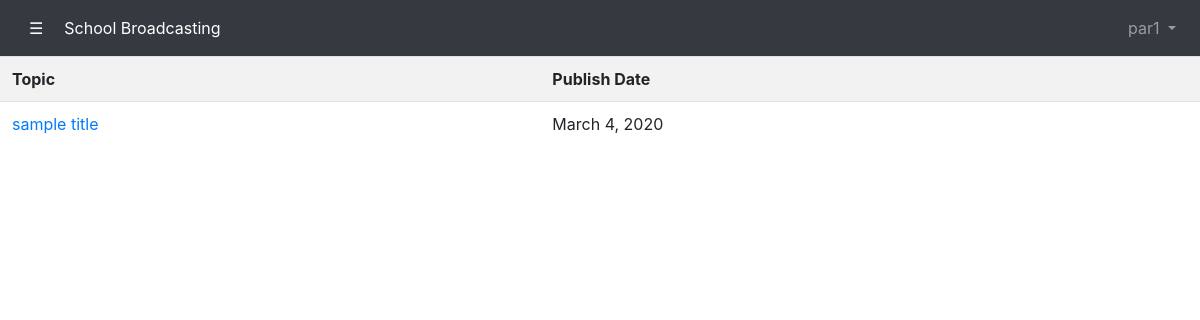
The app's page /parent/seen/ (signed in), older data.
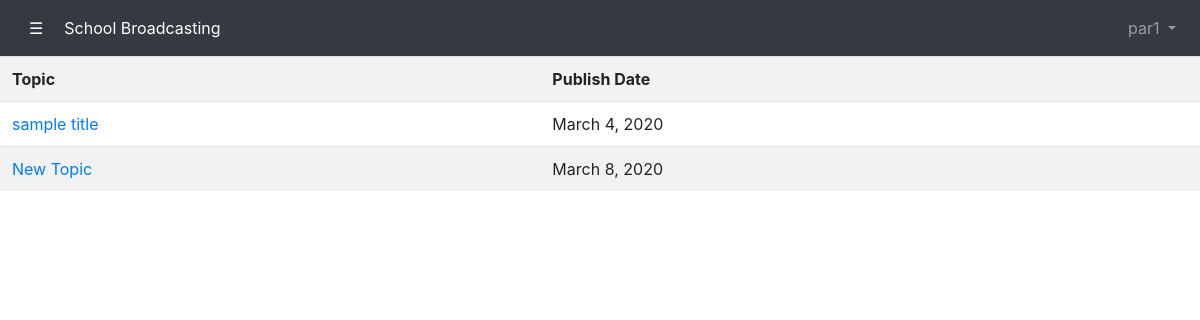
The same page, newer data.
### staff/models.py (models this page shows, shortened)
class User(AbstractUser):
    is_teacher = models.BooleanField(default= False)
    is_parent = models.BooleanField(default= False)
    bio = models.TextField(validators=[highvaluelength])
    birth_date = models.DateField(default=None)
    address = models.CharField(max_length=100, default=None, validators=[highvaluelength])

class Message_track(models.Model):
    grade_id = models.ForeignKey(Grade,on_delete=models.CASCADE)
    message_id = models.ForeignKey(Message,on_delete=models.CASCADE)
    parent_id = models.ForeignKey(Parent,on_delete=models.CASCADE)
    status = models.ForeignKey(Status,on_delete=models.CASCADE)

class Message(models.Model):
    grade_id = models.ForeignKey(Grade,on_delete=models.CASCADE)
    staff_id = models.ForeignKey(Staff,on_delete=models.CASCADE)
    file_path = models.FileField(upload_to='documents/')
    pub_date = models.DateField()
    topic_body = models.TextField(validators=[highvaluelength])
    topic_title = models.CharField(max_length=50, validators=[valuelength])

### parent/views.py (the view)
# urls.py: path('seen/', parentSeen),
def parentSeen(request):
    user = request.user
    parent = Parent.objects.get(parent_id=user)
    status = Status.objects.get(status_name='seen')
    mt = Message_track.objects.filter(parent_id=parent, status=status)
    return render(request,'parent/seen.html',{'message' : mt})

### template/parent/seen.html
{% extends 'parent/base.html' %}
{% block content %}
<table class="table table-striped">
    <tr>
        <th>Topic</th>
        <th>Publish Date</th>
    </tr>
{% for i in message %}
<tr>
<td><a href= "/parent/oldmessage/{{i.message_id.id}}">{{ i.message_id.topic_title }}</a></td>
<td>{{ i.message_id.pub_date}}</td>
</tr>
{% endfor %}
</table>
{% endblock %}

### template/parent/base.html (shortened to what this page needs)
{%load static%}
<html>
    <head>
        <link rel="stylesheet" href="https://maxcdn.bootstrapcdn.com/bootstrap/4.3.1/css/bootstrap.min.css">
    </head>
    <body>
            <div id="app" class="container-fullwidth">
                    <nav class="navbar navbar-expand-sm bg-dark navbar-dark">
                        <button class="btn btn-dark" onclick="openNav()">&#9776;</button>
                        <div id="navbarNavDropdown" class="navbar-collapse collapse" >
                            <ul class="navbar-nav mr-auto">
                                <li class="nav-item active">
                                    <a class="nav-link" href="/staff/dashboard">School Broadcasting <span class="sr-only">(current)</span></a>
                                </li>
                            </ul>
                            <ul class="navbar-nav">
                                <li class="nav-item dropdown">
                                    <a class="nav-link dropdown-toggle" href="http://example.com" id="navbarDropdownMenuLink" data-toggle="dropdown" aria-haspopup="true" aria-expanded="false">
                                      {{request.user.username}}
                                    </a>
                                </li>
                            </ul>
                        </div>
                    </nav>
                </div>
        {% block content %}
        {% endblock %}
    </body>
</html>

Row changes from the older to the newer data that the page shows:
added Message_track: message_id.topic_title "New Topic", message_id.pub_date "March 8, 2020"
